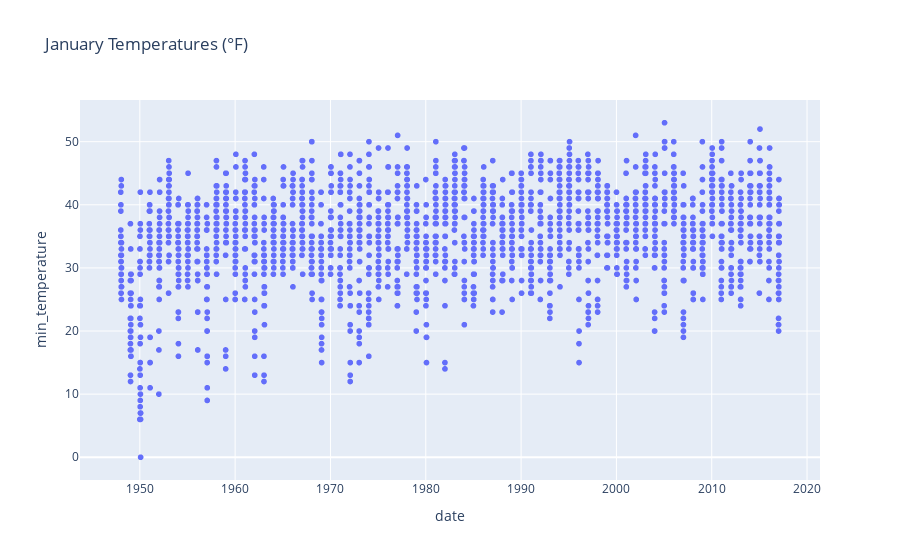

Notebook source saved alongside this figure:
### Markdown cell above
We have data from 1948 to 2017, split across 2170 rows. 

We will be analysing the relationship between `date` and daily minimum temperatures. Let's take a quick look at our data as a graph

### Code cell
# import graphing # custom graphing code. See our GitHub repository for details

# # Let's take a quick look at our data
# graphing.scatter_2D(data, label_x="date", label_y="min_temperature", title="January Temperatures (°F)")

fig = px.scatter(data, x="date", y="min_temperature",
                title="January Temperatures (°F)")
fig.show()

### Figure 1 — Plotly figure (JSON) as saved in the notebook; plotly's stock layout.template omitted (floating-point values rounded to 4 significant figures; data arrays with more than 128 entries replaced by an {"elided": "..."} marker saying what was removed)
{"data": [{"hovertemplate": "date=%{x}<br>min_temperature=%{y}<extra></extra>", "legendgroup": "", "marker": {"color": "#636efa", "symbol": "circle"}, "mode": "markers", "name": "", "showlegend": false, "type": "scattergl", "x": {"elided": "2170 str values"}, "xaxis": "x", "y": {"elided": "2170 int values"}, "yaxis": "y"}], "layout": {"legend": {"tracegroupgap": 0}, "title": {"text": "January Temperatures (°F)"}, "xaxis": {"anchor": "y", "domain": [0, 1], "title": {"text": "date"}}, "yaxis": {"anchor": "x", "domain": [0, 1], "title": {"text": "min_temperature"}}}}
